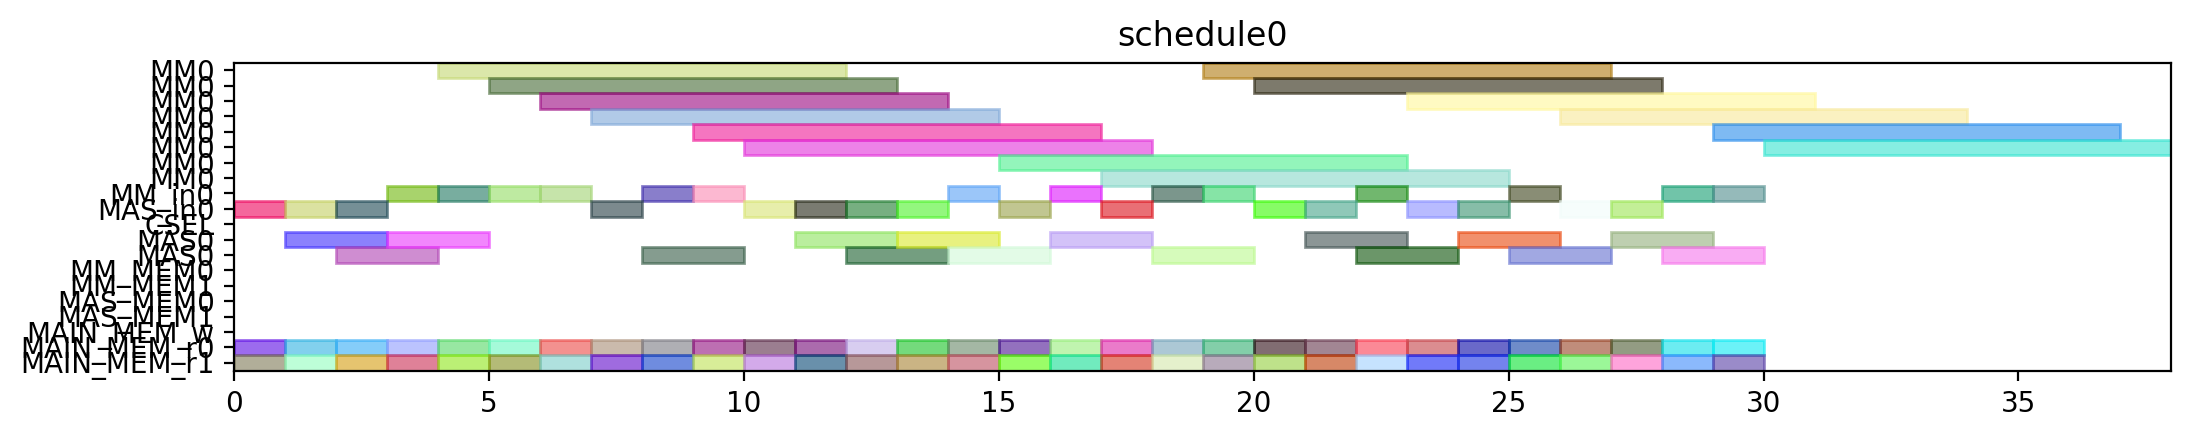

Write Python code to recreate this figure.
from pyschedule import Scenario, solvers, plotters, alt


def solve():
	horizon = 120
	S = Scenario("schedule0", horizon=horizon)

	# resource
	MM = S.Resources('MM', num=1, size=8)
	MM_in = S.Resources('MM_in', num=1)
	MAS_in = S.Resources('MAS_in', num=1)
	CSEL = S.Resource('CSEL')
	MAS = S.Resources('MAS', num=1, size=2, periods=range(1, horizon))
	MM_MEM = S.Resources('MM_MEM', num=2)
	MAS_MEM = S.Resources('MAS_MEM', num=2)
	MAIN_MEM_w = S.Resource('MAIN_MEM_w', size=1)
	MAIN_MEM_r = S.Resources('MAIN_MEM_r', num=2)

	# result of previous scheduling

	# new tasks
	t1_t0 = S.Task('t1_t0', length=8, delay_cost=1)
	t1_t0 += alt(MM)
	t1_t0_in = S.Task('t1_t0_in', length=1, delay_cost=1)
	t1_t0_in += alt(MM_in)
	S += t1_t0_in*MM_in[0]<=t1_t0*MM[0]
	t1_t0_mem0 = S.Task('t1_t0_mem0', length=1, delay_cost=1)
	t1_t0_mem0 += MAIN_MEM_r[0]
	S += t1_t0_mem0 <= t1_t0

	t1_t0_mem1 = S.Task('t1_t0_mem1', length=1, delay_cost=1)
	t1_t0_mem1 += MAIN_MEM_r[1]
	S += t1_t0_mem1 <= t1_t0

	t1_t1 = S.Task('t1_t1', length=8, delay_cost=1)
	t1_t1 += alt(MM)
	t1_t1_in = S.Task('t1_t1_in', length=1, delay_cost=1)
	t1_t1_in += alt(MM_in)
	S += t1_t1_in*MM_in[0]<=t1_t1*MM[0]
	t1_t1_mem0 = S.Task('t1_t1_mem0', length=1, delay_cost=1)
	t1_t1_mem0 += MAIN_MEM_r[0]
	S += t1_t1_mem0 <= t1_t1

	t1_t1_mem1 = S.Task('t1_t1_mem1', length=1, delay_cost=1)
	t1_t1_mem1 += MAIN_MEM_r[1]
	S += t1_t1_mem1 <= t1_t1

	t1_t2 = S.Task('t1_t2', length=2, delay_cost=1)
	t1_t2 += alt(MAS)
	t1_t2_in = S.Task('t1_t2_in', length=1, delay_cost=1)
	t1_t2_in += alt(MAS_in)
	S += t1_t2_in*MAS_in[0]<=t1_t2*MAS[0]

	t1_t2_mem0 = S.Task('t1_t2_mem0', length=1, delay_cost=1)
	t1_t2_mem0 += MAIN_MEM_r[0]
	S += t1_t2_mem0 <= t1_t2

	t1_t2_mem1 = S.Task('t1_t2_mem1', length=1, delay_cost=1)
	t1_t2_mem1 += MAIN_MEM_r[1]
	S += t1_t2_mem1 <= t1_t2

	t1_t3 = S.Task('t1_t3', length=2, delay_cost=1)
	t1_t3 += alt(MAS)
	t1_t3_in = S.Task('t1_t3_in', length=1, delay_cost=1)
	t1_t3_in += alt(MAS_in)
	S += t1_t3_in*MAS_in[0]<=t1_t3*MAS[0]

	t1_t3_mem0 = S.Task('t1_t3_mem0', length=1, delay_cost=1)
	t1_t3_mem0 += MAIN_MEM_r[0]
	S += t1_t3_mem0 <= t1_t3

	t1_t3_mem1 = S.Task('t1_t3_mem1', length=1, delay_cost=1)
	t1_t3_mem1 += MAIN_MEM_r[1]
	S += t1_t3_mem1 <= t1_t3

	t2_t0 = S.Task('t2_t0', length=8, delay_cost=1)
	t2_t0 += alt(MM)
	t2_t0_in = S.Task('t2_t0_in', length=1, delay_cost=1)
	t2_t0_in += alt(MM_in)
	S += t2_t0_in*MM_in[0]<=t2_t0*MM[0]
	t2_t0_mem0 = S.Task('t2_t0_mem0', length=1, delay_cost=1)
	t2_t0_mem0 += MAIN_MEM_r[0]
	S += t2_t0_mem0 <= t2_t0

	t2_t0_mem1 = S.Task('t2_t0_mem1', length=1, delay_cost=1)
	t2_t0_mem1 += MAIN_MEM_r[1]
	S += t2_t0_mem1 <= t2_t0

	t2_t1 = S.Task('t2_t1', length=8, delay_cost=1)
	t2_t1 += alt(MM)
	t2_t1_in = S.Task('t2_t1_in', length=1, delay_cost=1)
	t2_t1_in += alt(MM_in)
	S += t2_t1_in*MM_in[0]<=t2_t1*MM[0]
	t2_t1_mem0 = S.Task('t2_t1_mem0', length=1, delay_cost=1)
	t2_t1_mem0 += MAIN_MEM_r[0]
	S += t2_t1_mem0 <= t2_t1

	t2_t1_mem1 = S.Task('t2_t1_mem1', length=1, delay_cost=1)
	t2_t1_mem1 += MAIN_MEM_r[1]
	S += t2_t1_mem1 <= t2_t1

	t2_t2 = S.Task('t2_t2', length=2, delay_cost=1)
	t2_t2 += alt(MAS)
	t2_t2_in = S.Task('t2_t2_in', length=1, delay_cost=1)
	t2_t2_in += alt(MAS_in)
	S += t2_t2_in*MAS_in[0]<=t2_t2*MAS[0]

	t2_t2_mem0 = S.Task('t2_t2_mem0', length=1, delay_cost=1)
	t2_t2_mem0 += MAIN_MEM_r[0]
	S += t2_t2_mem0 <= t2_t2

	t2_t2_mem1 = S.Task('t2_t2_mem1', length=1, delay_cost=1)
	t2_t2_mem1 += MAIN_MEM_r[1]
	S += t2_t2_mem1 <= t2_t2

	t2_t3 = S.Task('t2_t3', length=2, delay_cost=1)
	t2_t3 += alt(MAS)
	t2_t3_in = S.Task('t2_t3_in', length=1, delay_cost=1)
	t2_t3_in += alt(MAS_in)
	S += t2_t3_in*MAS_in[0]<=t2_t3*MAS[0]

	t2_t3_mem0 = S.Task('t2_t3_mem0', length=1, delay_cost=1)
	t2_t3_mem0 += MAIN_MEM_r[0]
	S += t2_t3_mem0 <= t2_t3

	t2_t3_mem1 = S.Task('t2_t3_mem1', length=1, delay_cost=1)
	t2_t3_mem1 += MAIN_MEM_r[1]
	S += t2_t3_mem1 <= t2_t3

	t0_t0 = S.Task('t0_t0', length=8, delay_cost=1)
	t0_t0 += alt(MM)
	t0_t0_in = S.Task('t0_t0_in', length=1, delay_cost=1)
	t0_t0_in += alt(MM_in)
	S += t0_t0_in*MM_in[0]<=t0_t0*MM[0]
	t0_t0_mem0 = S.Task('t0_t0_mem0', length=1, delay_cost=1)
	t0_t0_mem0 += MAIN_MEM_r[0]
	S += t0_t0_mem0 <= t0_t0

	t0_t0_mem1 = S.Task('t0_t0_mem1', length=1, delay_cost=1)
	t0_t0_mem1 += MAIN_MEM_r[1]
	S += t0_t0_mem1 <= t0_t0

	t0_t1 = S.Task('t0_t1', length=8, delay_cost=1)
	t0_t1 += alt(MM)
	t0_t1_in = S.Task('t0_t1_in', length=1, delay_cost=1)
	t0_t1_in += alt(MM_in)
	S += t0_t1_in*MM_in[0]<=t0_t1*MM[0]
	t0_t1_mem0 = S.Task('t0_t1_mem0', length=1, delay_cost=1)
	t0_t1_mem0 += MAIN_MEM_r[0]
	S += t0_t1_mem0 <= t0_t1

	t0_t1_mem1 = S.Task('t0_t1_mem1', length=1, delay_cost=1)
	t0_t1_mem1 += MAIN_MEM_r[1]
	S += t0_t1_mem1 <= t0_t1

	t0_t2 = S.Task('t0_t2', length=2, delay_cost=1)
	t0_t2 += alt(MAS)
	t0_t2_in = S.Task('t0_t2_in', length=1, delay_cost=1)
	t0_t2_in += alt(MAS_in)
	S += t0_t2_in*MAS_in[0]<=t0_t2*MAS[0]

	t0_t2_mem0 = S.Task('t0_t2_mem0', length=1, delay_cost=1)
	t0_t2_mem0 += MAIN_MEM_r[0]
	S += t0_t2_mem0 <= t0_t2

	t0_t2_mem1 = S.Task('t0_t2_mem1', length=1, delay_cost=1)
	t0_t2_mem1 += MAIN_MEM_r[1]
	S += t0_t2_mem1 <= t0_t2

	t0_t3 = S.Task('t0_t3', length=2, delay_cost=1)
	t0_t3 += alt(MAS)
	t0_t3_in = S.Task('t0_t3_in', length=1, delay_cost=1)
	t0_t3_in += alt(MAS_in)
	S += t0_t3_in*MAS_in[0]<=t0_t3*MAS[0]

	t0_t3_mem0 = S.Task('t0_t3_mem0', length=1, delay_cost=1)
	t0_t3_mem0 += MAIN_MEM_r[0]
	S += t0_t3_mem0 <= t0_t3

	t0_t3_mem1 = S.Task('t0_t3_mem1', length=1, delay_cost=1)
	t0_t3_mem1 += MAIN_MEM_r[1]
	S += t0_t3_mem1 <= t0_t3

	t4_t0_t0 = S.Task('t4_t0_t0', length=8, delay_cost=1)
	t4_t0_t0 += alt(MM)
	t4_t0_t0_in = S.Task('t4_t0_t0_in', length=1, delay_cost=1)
	t4_t0_t0_in += alt(MM_in)
	S += t4_t0_t0_in*MM_in[0]<=t4_t0_t0*MM[0]
	t4_t0_t0_mem0 = S.Task('t4_t0_t0_mem0', length=1, delay_cost=1)
	t4_t0_t0_mem0 += MAIN_MEM_r[0]
	S += t4_t0_t0_mem0 <= t4_t0_t0

	t4_t0_t0_mem1 = S.Task('t4_t0_t0_mem1', length=1, delay_cost=1)
	t4_t0_t0_mem1 += MAIN_MEM_r[1]
	S += t4_t0_t0_mem1 <= t4_t0_t0

	t4_t0_t1 = S.Task('t4_t0_t1', length=8, delay_cost=1)
	t4_t0_t1 += alt(MM)
	t4_t0_t1_in = S.Task('t4_t0_t1_in', length=1, delay_cost=1)
	t4_t0_t1_in += alt(MM_in)
	S += t4_t0_t1_in*MM_in[0]<=t4_t0_t1*MM[0]
	t4_t0_t1_mem0 = S.Task('t4_t0_t1_mem0', length=1, delay_cost=1)
	t4_t0_t1_mem0 += MAIN_MEM_r[0]
	S += t4_t0_t1_mem0 <= t4_t0_t1

	t4_t0_t1_mem1 = S.Task('t4_t0_t1_mem1', length=1, delay_cost=1)
	t4_t0_t1_mem1 += MAIN_MEM_r[1]
	S += t4_t0_t1_mem1 <= t4_t0_t1

	t4_t0_t2 = S.Task('t4_t0_t2', length=2, delay_cost=1)
	t4_t0_t2 += alt(MAS)
	t4_t0_t2_in = S.Task('t4_t0_t2_in', length=1, delay_cost=1)
	t4_t0_t2_in += alt(MAS_in)
	S += t4_t0_t2_in*MAS_in[0]<=t4_t0_t2*MAS[0]

	t4_t0_t2_mem0 = S.Task('t4_t0_t2_mem0', length=1, delay_cost=1)
	t4_t0_t2_mem0 += MAIN_MEM_r[0]
	S += t4_t0_t2_mem0 <= t4_t0_t2

	t4_t0_t2_mem1 = S.Task('t4_t0_t2_mem1', length=1, delay_cost=1)
	t4_t0_t2_mem1 += MAIN_MEM_r[1]
	S += t4_t0_t2_mem1 <= t4_t0_t2

	t4_t0_t3 = S.Task('t4_t0_t3', length=2, delay_cost=1)
	t4_t0_t3 += alt(MAS)
	t4_t0_t3_in = S.Task('t4_t0_t3_in', length=1, delay_cost=1)
	t4_t0_t3_in += alt(MAS_in)
	S += t4_t0_t3_in*MAS_in[0]<=t4_t0_t3*MAS[0]

	t4_t0_t3_mem0 = S.Task('t4_t0_t3_mem0', length=1, delay_cost=1)
	t4_t0_t3_mem0 += MAIN_MEM_r[0]
	S += t4_t0_t3_mem0 <= t4_t0_t3

	t4_t0_t3_mem1 = S.Task('t4_t0_t3_mem1', length=1, delay_cost=1)
	t4_t0_t3_mem1 += MAIN_MEM_r[1]
	S += t4_t0_t3_mem1 <= t4_t0_t3

	t4_t1_t0 = S.Task('t4_t1_t0', length=8, delay_cost=1)
	t4_t1_t0 += alt(MM)
	t4_t1_t0_in = S.Task('t4_t1_t0_in', length=1, delay_cost=1)
	t4_t1_t0_in += alt(MM_in)
	S += t4_t1_t0_in*MM_in[0]<=t4_t1_t0*MM[0]
	t4_t1_t0_mem0 = S.Task('t4_t1_t0_mem0', length=1, delay_cost=1)
	t4_t1_t0_mem0 += MAIN_MEM_r[0]
	S += t4_t1_t0_mem0 <= t4_t1_t0

	t4_t1_t0_mem1 = S.Task('t4_t1_t0_mem1', length=1, delay_cost=1)
	t4_t1_t0_mem1 += MAIN_MEM_r[1]
	S += t4_t1_t0_mem1 <= t4_t1_t0

	t4_t1_t1 = S.Task('t4_t1_t1', length=8, delay_cost=1)
	t4_t1_t1 += alt(MM)
	t4_t1_t1_in = S.Task('t4_t1_t1_in', length=1, delay_cost=1)
	t4_t1_t1_in += alt(MM_in)
	S += t4_t1_t1_in*MM_in[0]<=t4_t1_t1*MM[0]
	t4_t1_t1_mem0 = S.Task('t4_t1_t1_mem0', length=1, delay_cost=1)
	t4_t1_t1_mem0 += MAIN_MEM_r[0]
	S += t4_t1_t1_mem0 <= t4_t1_t1

	t4_t1_t1_mem1 = S.Task('t4_t1_t1_mem1', length=1, delay_cost=1)
	t4_t1_t1_mem1 += MAIN_MEM_r[1]
	S += t4_t1_t1_mem1 <= t4_t1_t1

	t4_t1_t2 = S.Task('t4_t1_t2', length=2, delay_cost=1)
	t4_t1_t2 += alt(MAS)
	t4_t1_t2_in = S.Task('t4_t1_t2_in', length=1, delay_cost=1)
	t4_t1_t2_in += alt(MAS_in)
	S += t4_t1_t2_in*MAS_in[0]<=t4_t1_t2*MAS[0]

	t4_t1_t2_mem0 = S.Task('t4_t1_t2_mem0', length=1, delay_cost=1)
	t4_t1_t2_mem0 += MAIN_MEM_r[0]
	S += t4_t1_t2_mem0 <= t4_t1_t2

	t4_t1_t2_mem1 = S.Task('t4_t1_t2_mem1', length=1, delay_cost=1)
	t4_t1_t2_mem1 += MAIN_MEM_r[1]
	S += t4_t1_t2_mem1 <= t4_t1_t2

	t4_t1_t3 = S.Task('t4_t1_t3', length=2, delay_cost=1)
	t4_t1_t3 += alt(MAS)
	t4_t1_t3_in = S.Task('t4_t1_t3_in', length=1, delay_cost=1)
	t4_t1_t3_in += alt(MAS_in)
	S += t4_t1_t3_in*MAS_in[0]<=t4_t1_t3*MAS[0]

	t4_t1_t3_mem0 = S.Task('t4_t1_t3_mem0', length=1, delay_cost=1)
	t4_t1_t3_mem0 += MAIN_MEM_r[0]
	S += t4_t1_t3_mem0 <= t4_t1_t3

	t4_t1_t3_mem1 = S.Task('t4_t1_t3_mem1', length=1, delay_cost=1)
	t4_t1_t3_mem1 += MAIN_MEM_r[1]
	S += t4_t1_t3_mem1 <= t4_t1_t3

	t4_t2_t0 = S.Task('t4_t2_t0', length=8, delay_cost=1)
	t4_t2_t0 += alt(MM)
	t4_t2_t0_in = S.Task('t4_t2_t0_in', length=1, delay_cost=1)
	t4_t2_t0_in += alt(MM_in)
	S += t4_t2_t0_in*MM_in[0]<=t4_t2_t0*MM[0]
	t4_t2_t0_mem0 = S.Task('t4_t2_t0_mem0', length=1, delay_cost=1)
	t4_t2_t0_mem0 += MAIN_MEM_r[0]
	S += t4_t2_t0_mem0 <= t4_t2_t0

	t4_t2_t0_mem1 = S.Task('t4_t2_t0_mem1', length=1, delay_cost=1)
	t4_t2_t0_mem1 += MAIN_MEM_r[1]
	S += t4_t2_t0_mem1 <= t4_t2_t0

	t4_t2_t1 = S.Task('t4_t2_t1', length=8, delay_cost=1)
	t4_t2_t1 += alt(MM)
	t4_t2_t1_in = S.Task('t4_t2_t1_in', length=1, delay_cost=1)
	t4_t2_t1_in += alt(MM_in)
	S += t4_t2_t1_in*MM_in[0]<=t4_t2_t1*MM[0]
	t4_t2_t1_mem0 = S.Task('t4_t2_t1_mem0', length=1, delay_cost=1)
	t4_t2_t1_mem0 += MAIN_MEM_r[0]
	S += t4_t2_t1_mem0 <= t4_t2_t1

	t4_t2_t1_mem1 = S.Task('t4_t2_t1_mem1', length=1, delay_cost=1)
	t4_t2_t1_mem1 += MAIN_MEM_r[1]
	S += t4_t2_t1_mem1 <= t4_t2_t1

	t4_t2_t2 = S.Task('t4_t2_t2', length=2, delay_cost=1)
	t4_t2_t2 += alt(MAS)
	t4_t2_t2_in = S.Task('t4_t2_t2_in', length=1, delay_cost=1)
	t4_t2_t2_in += alt(MAS_in)
	S += t4_t2_t2_in*MAS_in[0]<=t4_t2_t2*MAS[0]

	t4_t2_t2_mem0 = S.Task('t4_t2_t2_mem0', length=1, delay_cost=1)
	t4_t2_t2_mem0 += MAIN_MEM_r[0]
	S += t4_t2_t2_mem0 <= t4_t2_t2

	t4_t2_t2_mem1 = S.Task('t4_t2_t2_mem1', length=1, delay_cost=1)
	t4_t2_t2_mem1 += MAIN_MEM_r[1]
	S += t4_t2_t2_mem1 <= t4_t2_t2

	t4_t2_t3 = S.Task('t4_t2_t3', length=2, delay_cost=1)
	t4_t2_t3 += alt(MAS)
	t4_t2_t3_in = S.Task('t4_t2_t3_in', length=1, delay_cost=1)
	t4_t2_t3_in += alt(MAS_in)
	S += t4_t2_t3_in*MAS_in[0]<=t4_t2_t3*MAS[0]

	t4_t2_t3_mem0 = S.Task('t4_t2_t3_mem0', length=1, delay_cost=1)
	t4_t2_t3_mem0 += MAIN_MEM_r[0]
	S += t4_t2_t3_mem0 <= t4_t2_t3

	t4_t2_t3_mem1 = S.Task('t4_t2_t3_mem1', length=1, delay_cost=1)
	t4_t2_t3_mem1 += MAIN_MEM_r[1]
	S += t4_t2_t3_mem1 <= t4_t2_t3

	t4_t40 = S.Task('t4_t40', length=2, delay_cost=1)
	t4_t40 += alt(MAS)
	t4_t40_in = S.Task('t4_t40_in', length=1, delay_cost=1)
	t4_t40_in += alt(MAS_in)
	S += t4_t40_in*MAS_in[0]<=t4_t40*MAS[0]

	t4_t40_mem0 = S.Task('t4_t40_mem0', length=1, delay_cost=1)
	t4_t40_mem0 += MAIN_MEM_r[0]
	S += t4_t40_mem0 <= t4_t40

	t4_t40_mem1 = S.Task('t4_t40_mem1', length=1, delay_cost=1)
	t4_t40_mem1 += MAIN_MEM_r[1]
	S += t4_t40_mem1 <= t4_t40

	t4_t41 = S.Task('t4_t41', length=2, delay_cost=1)
	t4_t41 += alt(MAS)
	t4_t41_in = S.Task('t4_t41_in', length=1, delay_cost=1)
	t4_t41_in += alt(MAS_in)
	S += t4_t41_in*MAS_in[0]<=t4_t41*MAS[0]

	t4_t41_mem0 = S.Task('t4_t41_mem0', length=1, delay_cost=1)
	t4_t41_mem0 += MAIN_MEM_r[0]
	S += t4_t41_mem0 <= t4_t41

	t4_t41_mem1 = S.Task('t4_t41_mem1', length=1, delay_cost=1)
	t4_t41_mem1 += MAIN_MEM_r[1]
	S += t4_t41_mem1 <= t4_t41

	t4_t50 = S.Task('t4_t50', length=2, delay_cost=1)
	t4_t50 += alt(MAS)
	t4_t50_in = S.Task('t4_t50_in', length=1, delay_cost=1)
	t4_t50_in += alt(MAS_in)
	S += t4_t50_in*MAS_in[0]<=t4_t50*MAS[0]

	t4_t50_mem0 = S.Task('t4_t50_mem0', length=1, delay_cost=1)
	t4_t50_mem0 += MAIN_MEM_r[0]
	S += t4_t50_mem0 <= t4_t50

	t4_t50_mem1 = S.Task('t4_t50_mem1', length=1, delay_cost=1)
	t4_t50_mem1 += MAIN_MEM_r[1]
	S += t4_t50_mem1 <= t4_t50

	t4_t51 = S.Task('t4_t51', length=2, delay_cost=1)
	t4_t51 += alt(MAS)
	t4_t51_in = S.Task('t4_t51_in', length=1, delay_cost=1)
	t4_t51_in += alt(MAS_in)
	S += t4_t51_in*MAS_in[0]<=t4_t51*MAS[0]

	t4_t51_mem0 = S.Task('t4_t51_mem0', length=1, delay_cost=1)
	t4_t51_mem0 += MAIN_MEM_r[0]
	S += t4_t51_mem0 <= t4_t51

	t4_t51_mem1 = S.Task('t4_t51_mem1', length=1, delay_cost=1)
	t4_t51_mem1 += MAIN_MEM_r[1]
	S += t4_t51_mem1 <= t4_t51

	t4_t8_t0 = S.Task('t4_t8_t0', length=8, delay_cost=1)
	t4_t8_t0 += alt(MM)
	t4_t8_t0_in = S.Task('t4_t8_t0_in', length=1, delay_cost=1)
	t4_t8_t0_in += alt(MM_in)
	S += t4_t8_t0_in*MM_in[0]<=t4_t8_t0*MM[0]
	t4_t8_t0_mem0 = S.Task('t4_t8_t0_mem0', length=1, delay_cost=1)
	t4_t8_t0_mem0 += MAIN_MEM_r[0]
	S += t4_t8_t0_mem0 <= t4_t8_t0

	t4_t8_t0_mem1 = S.Task('t4_t8_t0_mem1', length=1, delay_cost=1)
	t4_t8_t0_mem1 += MAIN_MEM_r[1]
	S += t4_t8_t0_mem1 <= t4_t8_t0

	t4_t8_t1 = S.Task('t4_t8_t1', length=8, delay_cost=1)
	t4_t8_t1 += alt(MM)
	t4_t8_t1_in = S.Task('t4_t8_t1_in', length=1, delay_cost=1)
	t4_t8_t1_in += alt(MM_in)
	S += t4_t8_t1_in*MM_in[0]<=t4_t8_t1*MM[0]
	t4_t8_t1_mem0 = S.Task('t4_t8_t1_mem0', length=1, delay_cost=1)
	t4_t8_t1_mem0 += MAIN_MEM_r[0]
	S += t4_t8_t1_mem0 <= t4_t8_t1

	t4_t8_t1_mem1 = S.Task('t4_t8_t1_mem1', length=1, delay_cost=1)
	t4_t8_t1_mem1 += MAIN_MEM_r[1]
	S += t4_t8_t1_mem1 <= t4_t8_t1

	solvers.mip.solve(S,msg=1,kind='CPLEX',ratio_gap=1.01)

	solution = [['hoge']*len(S.solution()[1]) for i in range(len(S.solution()))]
	for i in range(len(S.solution())):
		for j in range(len(S.solution()[i])):
			solution[i][j]=str(S.solution()[i][j])
	print(solution)

	cycles = int(solution[-1][3])

	pic_file_name = "/mnt/rose/usr1/fukuda/ABE/multiRAM_multiMAS_16mux/scheduling_result/stage8MM1_stage2MAS1/SPARSE/schedule0.png"
	if(S.solution() != []):
		plotters.matplotlib.plot(S,img_filename=pic_file_name, show_task_labels=False, fig_size=(cycles*0.25+3, 2))

	return solution
